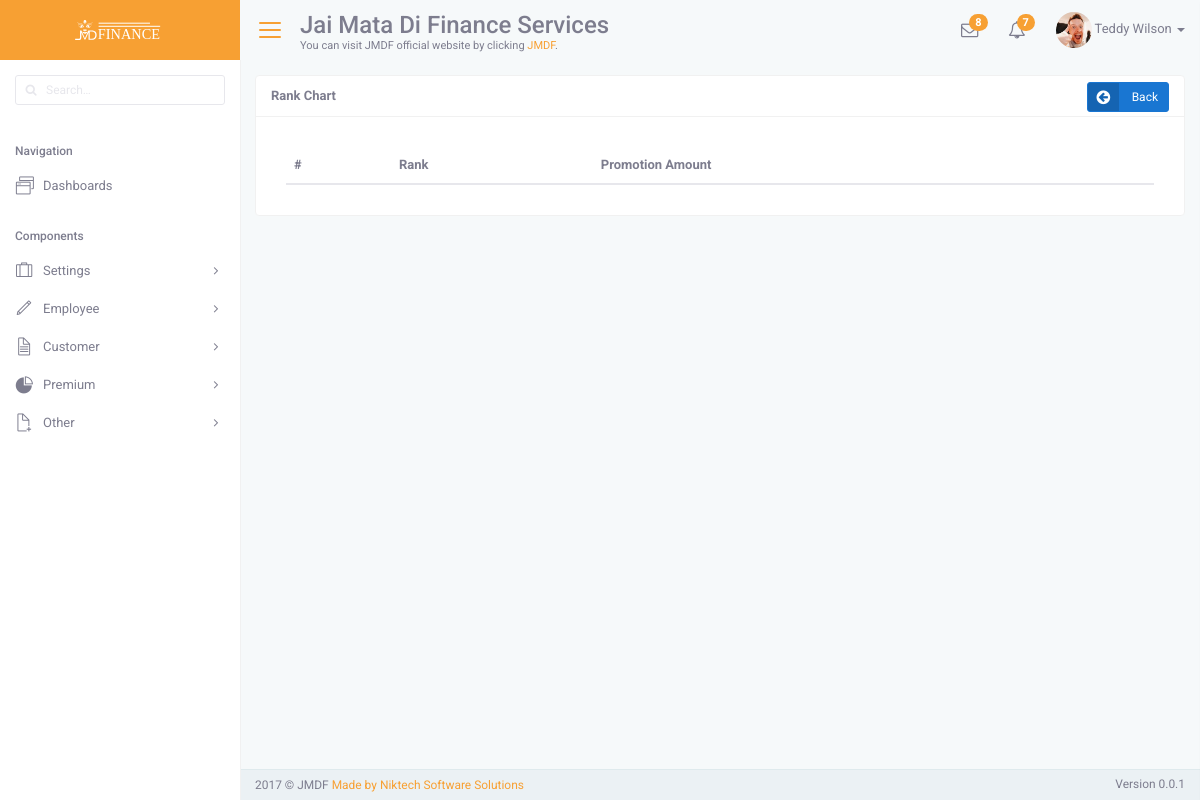
/index.php/settings/rank, run on an earlier commit of the app's database.
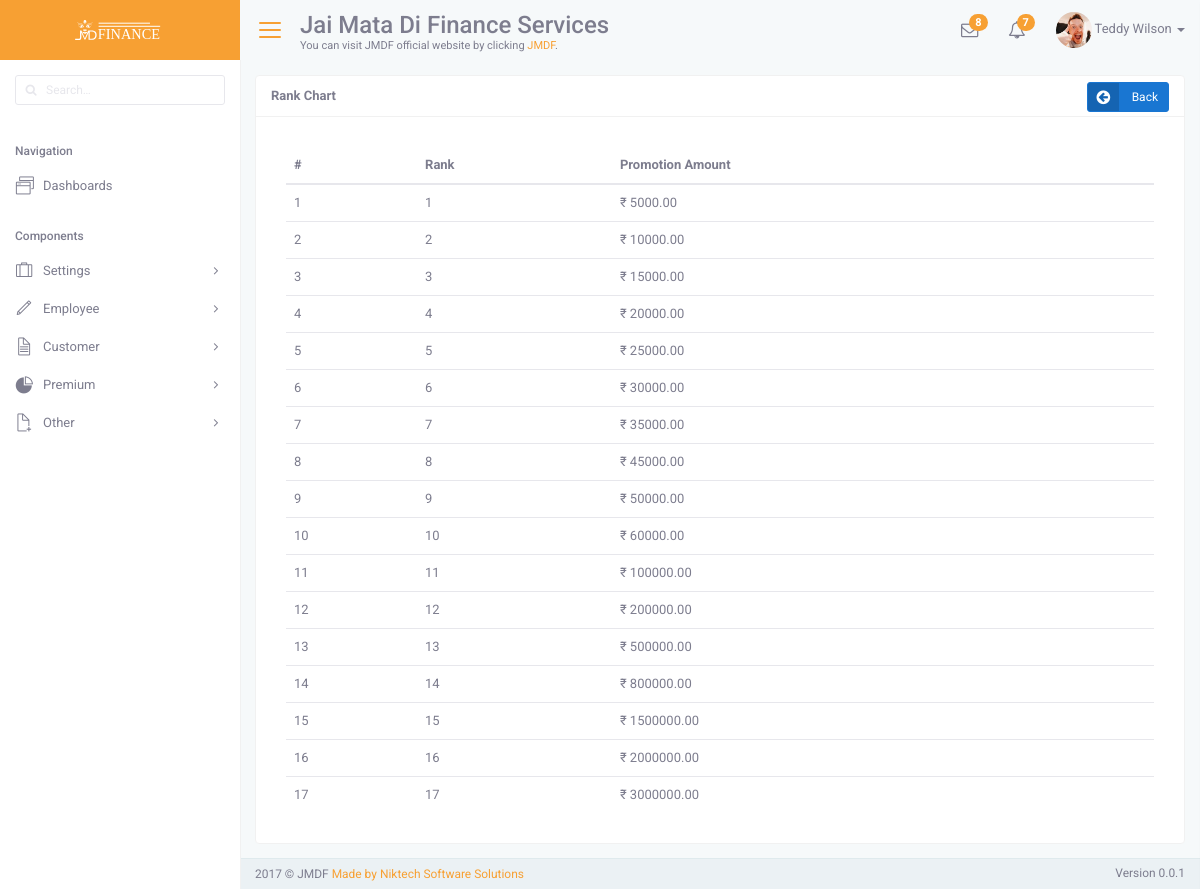
And on a later commit of the database.
### tables this page shows
CREATE TABLE `rank` (
  `id` int(2) NOT NULL,
  `promotionAmt` decimal(10,2) NOT NULL
);

### application/controllers/Settings.php (called while the page is built, shortened)
<?php
class Settings extends CI_Controller {
	public function rank() {
		$this->load->model("rank");
		$data['rank'] = $this->rank->getRanks();
		$data['title'] = 'Rank Chart';
		$data['body'] = 'settings/rank';
		$this->load->view('layout',$data);
	}
}

### index.php (called while the page is built, shortened)
<?php
require_once BASEPATH.'core/CodeIgniter.php';

### application/models/Rank.php (called while the page is built, shortened)
<?php
class Rank extends CI_Model {
	function getRanks() {
		return $this->db->get('rank')->result();
	}
}

### application/views/settings/rank.php (the view)
<div class="layout-content">
  <div class="layout-content-body">
    <div class="row gutter-xs">
      <div class="col-md-12">
        <div class="card">
          <div class="card-header">
            <div class="card-actions" style="top: 35%;">
              <a class="btn btn-sm btn-labeled arrow-info" onclick="window.history.back();" href="#">
                <span class="btn-label">
                  <span class="icon icon-arrow-circle-left icon-lg icon-fw"></span>
                </span>
                Back
              </a>
            </div>
            <strong>Rank Chart</strong>
          </div>
          <div class="card-body">
            <div class="card-body" data-toggle="match-height">
              <table class="table">
                <thead>
                  <tr>
                    <th>#</th>
                    <th>Rank</th>
                    <th>Promotion Amount</th>
                  </tr>
                </thead>
                <tbody>
                  <?php foreach ($rank as $key => $value): ?>
                    <tr>
                      <td><?= $value->id; ?></td>
                      <td><?= $value->id; ?></td>
                      <td>&#x20B9; <?= $value->promotionAmt; ?></td>
                    </tr>
                  <?php endforeach; ?>
                </tbody>
              </table>
            </div>
          </div>
        </div>
      </div>
    </div>
  </div>
</div>

What changed in the data, as far as the page shows it:
added rank: id "1", promotionAmt "5000.00"
added rank: id "2", promotionAmt "10000.00"
added rank: id "3", promotionAmt "15000.00"
added rank: id "4", promotionAmt "20000.00"
added rank: id "5", promotionAmt "25000.00"
added rank: id "6", promotionAmt "30000.00"
added rank: id "7", promotionAmt "35000.00"
added rank: id "8", promotionAmt "45000.00"
added rank: id "9", promotionAmt "50000.00"
added rank: id "10", promotionAmt "60000.00"
added rank: id "11", promotionAmt "100000.00"
added rank: id "12", promotionAmt "200000.00"
added rank: id "13", promotionAmt "500000.00"
added rank: id "14", promotionAmt "800000.00"
added rank: id "15", promotionAmt "1500000.00"
added rank: id "16", promotionAmt "2000000.00"
added rank: id "17", promotionAmt "3000000.00"
